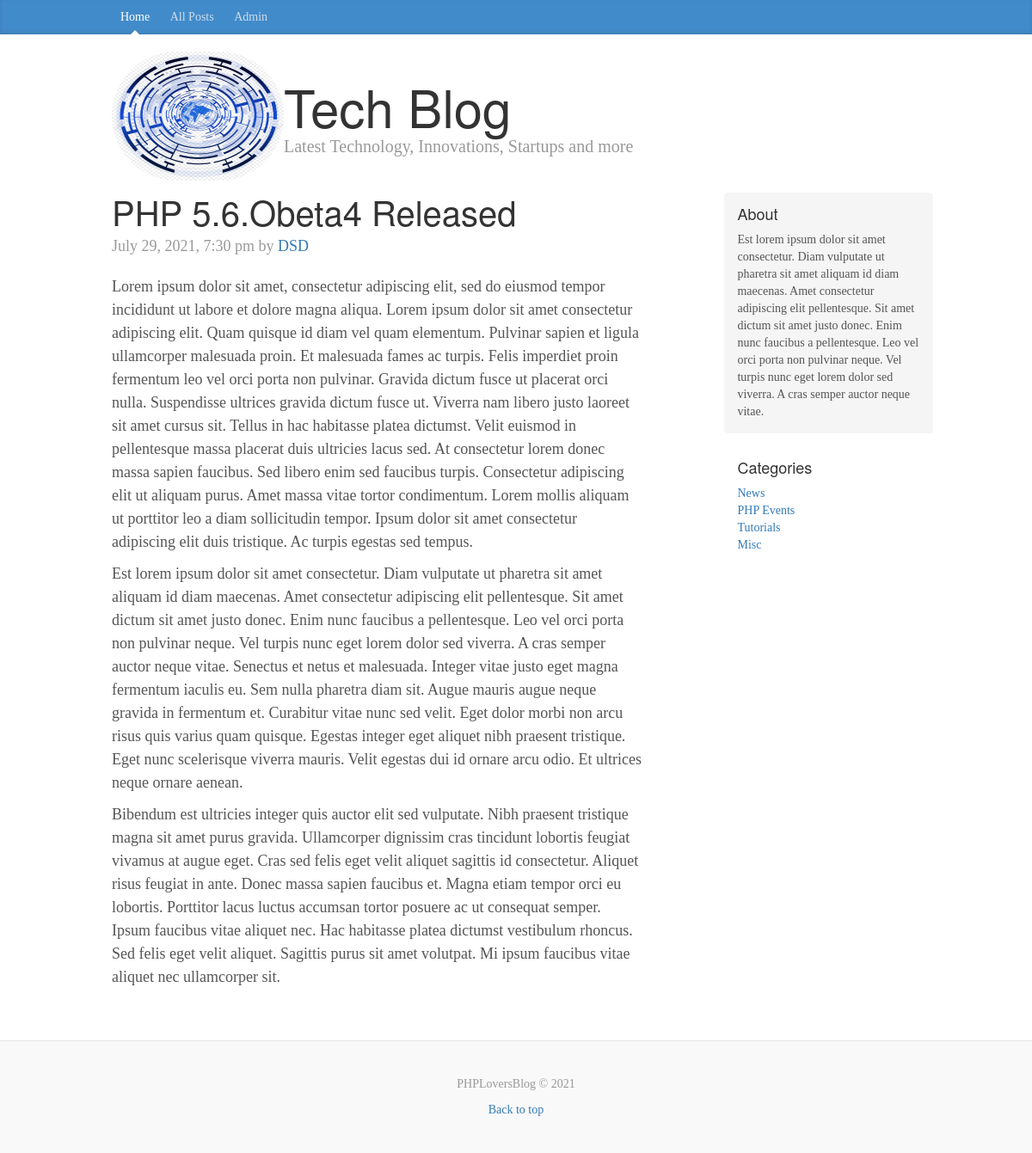
/post.php?id=2, run on the app's committed database.
### tables this page shows
CREATE TABLE `posts` (
  `id` int(11) NOT NULL,
  `category` int(11) NOT NULL,
  `title` varchar(255) NOT NULL,
  `body` text NOT NULL,
  `author` varchar(255) NOT NULL,
  `tags` varchar(255) NOT NULL,
  `date` timestamp NOT NULL DEFAULT current_timestamp()
);

CREATE TABLE `categories` (
  `id` int(11) NOT NULL,
  `name` varchar(255) NOT NULL
);

### libraries/Database.php (called while the page is built, shortened)
<?php
    class Database{
        public $host=DB_HOST;
        public $username=DB_USER;
        public $password=DB_PASS;
        public $db_name=DB_NAME;
        public $link;
        private function connect(){
            $this->link=new mysqli($this->host,$this->username,$this->password,$this->db_name);
        }
        public function select($query){
            $result=$this->link->query($query) or die($this->link->error.__LINE__);
            if($result->num_rows>0){
                return $result;
            }
            else{
                return false;
            }
        }
    }
?>

### helpers/format_helper.php (called while the page is built, shortened)
<?php
    function formatDate($date){
        return date('F j, Y, g:i a',strtotime($date));
    }
?>

### config/config.php (called while the page is built, shortened)
<?php
$site_description="Est lorem ipsum dolor sit amet consectetur. Diam vulputate ut pharetra sit amet aliquam id diam maecenas. Amet consectetur adipiscing elit pellentesque. Sit amet dictum sit amet justo donec. Enim nunc faucibus a pellentesque. Leo vel orci porta non pulvinar neque. Vel turpis nunc eget lorem dolor sed viverra. A cras semper auctor neque vitae."
?>

### post.php (the view)
<?php include 'includes/header.php'; ?>
<?php
    $id=$_GET['id'];
    $db=new Database();
    $query= "SELECT * from posts where id=".$id;
    $post=$db->select($query)->fetch_assoc();
    $query= "SELECT * from categories";
    $categories=$db->select($query);
?>
<div class="blog-post">
    <h2 class="blog-post-title"><?php echo $post['title'];?></h2>
    <p class="blog-post-meta"><?php echo formatDate($post['date']).' by ';?><a href="#"><?php echo $post['author'];?></a></p>
        <?php echo $post['body'];?>
</div>
<?php include 'includes/footer.php'; ?>

### includes/footer.php (shortened to what this page needs)
</div>
        <div class="col-sm-3 col-sm-offset-1 blog-sidebar">
          <div class="sidebar-module sidebar-module-inset">
            <h4>About</h4>
            <p><?php echo $site_description;?></p>
          </div>
          <div class="sidebar-module">
            <h4>Categories</h4>
            <?php if($categories): ?>
            <ol class="list-unstyled">
              <?php while($row=$categories->fetch_assoc()): ?>
                <li><a href="posts.php?category=<?php echo $row['id']; ?> "><?php echo $row['name'];?></a></li>
              <?php endwhile; ?>
            </ol>
            <?php else: ?>
                <p>There are not categories yet</p>
            <?php endif; ?>
          </div>
        </div>
      </div>
    </div>
    <footer class="blog-footer">
      <p>PHPLoversBlog &copy; 2021 </p>
      <p>
        <a href="#">Back to top</a>
      </p>
    </footer>
  </body>
</html>

### css/custom.css (style rules this page uses)
body { font-family: Georgia, "Times New Roman", Times, serif; color: #555; }
h1, .h1, h2, .h2, h3, .h3, h4, .h4, h5, .h5, h6, .h6 { margin-top: 0; font-family: "Helvetica Neue", Helvetica, Arial, sans-serif; font-weight: 400; color: #333; }
.sidebar-module { padding: 15px; margin: 0 -15px 15px; }
.sidebar-module-inset { padding: 15px; background-color: #f5f5f5; border-radius: 4px; }
.sidebar-module-inset p:last-child, .sidebar-module-inset ul:last-child, .sidebar-module-inset ol:last-child { margin-bottom: 0; }
.blog-post { margin-bottom: 60px; }
.blog-post-title { margin-bottom: 5px; font-size: 40px; }
.blog-post-meta { margin-bottom: 20px; color: #999; }
.blog-footer { padding: 40px 0; color: #999; text-align: center; background-color: #f9f9f9; border-top: 1px solid #e5e5e5; }
.blog-footer p:last-child { margin-bottom: 0; }

### data on the page
posts: title "PHP 5.6.Obeta4 Released", date "July 29, 2021, 7:30 pm", author "DSD", body "Lorem ipsum dolor sit amet, consectetur adipiscing elit, sed do eiusmod tempor incididunt ut labore et dolore magna aliqua. Lorem ipsum dolor sit amet consectetur adipiscing elit. Quam quisque id diam vel quam elementum. Pulvinar sapien et ligula ullamcorper malesuada proin. Et malesuada fames ac turpis. Felis imperdiet proin fermentum leo vel orci porta non pulvinar. Gravida dictum fusce ut placerat orci nulla. Suspendisse ultrices gravida dictum fusce ut. Viverra nam libero justo laoreet sit amet cursus sit. Tellus in hac habitasse platea dictumst. Velit euismod in pellentesque massa placerat duis ultricies lacus sed. At consectetur lorem donec massa sapien faucibus. Sed libero enim sed…"
categories: name "News"
categories: name "PHP Events"
categories: name "Tutorials"
categories: name "Misc"
